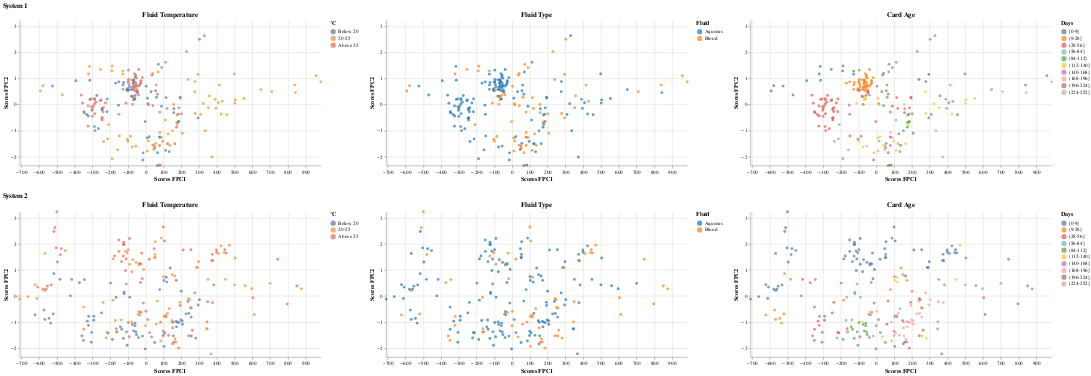

Notebook code for this chart:
### Markdown cell above
### System 1 versus System 2: Sensor A - Cal Window

### Code cell
pc_scores_s1_A_cal_window, pc_scores_s2_A_cal_window,fpca_s1_A_cal_window,fpca_s2_A_cal_window = fpca_two_inputs(A1_cal_window_combine_balanced.iloc[:,:-6], A2_cal_window_combine_balanced.iloc[:,:-6], color_fpc1_s1='tab:blue', color_fpc2_s1='tab:cyan', color_fpc1_s2='tab:orange', color_fpc2_s2='gold')
print("--------------------------------------------------- Bootstrap -------------------------------------------------------------------------------------------")
ac1, ac2 = bootstrap(A1_cal_window_combine_balanced, A2_cal_window_combine_balanced,"A","cal_window",features="FluidTempBin")
print("--------------------------------------------------- PCA Scores -------------------------------------------------------------------------------------------")
create_pc_scores_plots(pc_scores_s1_A_cal_window, pc_scores_s2_A_cal_window, A1_cal_window_combine_balanced, A2_cal_window_combine_balanced,features="FluidTempBin")

### Figure 1 — Vega-Lite specification as saved in the notebook (floating-point values rounded to 4 significant figures; data arrays with more than 128 entries replaced by an {"elided": "..."} marker saying what was removed)
{"config": {"view": {"continuousWidth": 300, "continuousHeight": 300, "stroke": null}}, "vconcat": [{"hconcat": [{"mark": {"type": "circle"}, "encoding": {"color": {"field": "FluidTempBin", "scale": {"domain": ["Below 20", "20-25", "Above 25"], "range": ["#4e79a7", "#f28e2b", "#e16759"]}, "sort": ["Below 20", "20-25", "Above 25"], "title": "°C", "type": "ordinal"}, "tooltip": [{"field": "TestID", "type": "quantitative"}, {"field": "PC1_Scores", "type": "quantitative"}, {"field": "PC2_Scores", "type": "quantitative"}, {"field": "FluidTempBin", "title": "Fluid Temperature", "type": "ordinal"}], "x": {"field": "PC1_Scores", "scale": {"domain": [-709.4, 985.5]}, "title": "Scores FPC1", "type": "quantitative"}, "y": {"field": "PC2_Scores", "scale": {"domain": [-2.339, 3.231]}, "title": "Scores FPC2", "type": "quantitative"}}, "height": 280, "title": "Fluid Temperature", "width": 580}, {"mark": {"type": "circle"}, "encoding": {"color": {"field": "FluidTypeBin", "scale": {"scheme": "category10"}, "title": "Fluid", "type": "nominal"}, "tooltip": [{"field": "TestID", "type": "quantitative"}, {"field": "PC1_Scores", "type": "quantitative"}, {"field": "PC2_Scores", "type": "quantitative"}, {"field": "FluidTypeBin", "title": "Fluid Type", "type": "nominal"}], "x": {"field": "PC1_Scores", "scale": {"domain": [-709.4, 985.5]}, "title": "Scores FPC1", "type": "quantitative"}, "y": {"field": "PC2_Scores", "scale": {"domain": [-2.339, 3.231]}, "title": "Scores FPC2", "type": "quantitative"}}, "height": 280, "title": "Fluid Type", "width": 580}, {"mark": {"type": "circle"}, "encoding": {"color": {"field": "CardAgeBin", "scale": {"scheme": "tableau10"}, "sort": ["[0-9]", "(9-28]", "(28-56]", "(56-84]", "(84-112]", "(112-140]", "(140-168]", "(168-196]", "(196-224]", "(224-252]"], "title": "Days", "type": "ordinal"}, "tooltip": [{"field": "TestID", "type": "quantitative"}, {"field": "PC1_Scores", "type": "quantitative"}, {"field": "PC2_Scores", "type": "quantitative"}, {"field": "CardAgeBin", "title": "Card Age", "type": "ordinal"}], "x": {"field": "PC1_Scores", "scale": {"domain": [-709.4, 985.5]}, "title": "Scores FPC1", "type": "quantitative"}, "y": {"field": "PC2_Scores", "scale": {"domain": [-2.339, 3.231]}, "title": "Scores FPC2", "type": "quantitative"}}, "height": 280, "title": "Card Age", "width": 580}], "data": {"name": "data-1ce89edd864575d1e4e03793294dfa10"}, "resolve": {"scale": {"color": "independent"}}, "title": "System 1"}, {"hconcat": [{"mark": {"type": "circle"}, "encoding": {"color": {"field": "FluidTempBin", "scale": {"domain": ["Below 20", "20-25", "Above 25"], "range": ["#4e79a7", "#f28e2b", "#e16759"]}, "sort": ["Below 20", "20-25", "Above 25"], "title": "°C", "type": "ordinal"}, "tooltip": [{"field": "TestID", "type": "quantitative"}, {"field": "PC1_Scores", "type": "quantitative"}, {"field": "PC2_Scores", "type": "quantitative"}, {"field": "FluidTempBin", "title": "Fluid Temperature", "type": "ordinal"}], "x": {"field": "PC1_Scores", "scale": {"domain": [-709.4, 985.5]}, "title": "Scores FPC1", "type": "quantitative"}, "y": {"field": "PC2_Scores", "scale": {"domain": [-2.339, 3.231]}, "title": "Scores FPC2", "type": "quantitative"}}, "height": 280, "title": "Fluid Temperature", "width": 580}, {"mark": {"type": "circle"}, "encoding": {"color": {"field": "FluidTypeBin", "scale": {"scheme": "category10"}, "title": "Fluid", "type": "nominal"}, "tooltip": [{"field": "TestID", "type": "quantitative"}, {"field": "PC1_Scores", "type": "quantitative"}, {"field": "PC2_Scores", "type": "quantitative"}, {"field": "FluidTypeBin", "title": "Fluid Type", "type": "nominal"}], "x": {"field": "PC1_Scores", "scale": {"domain": [-709.4, 985.5]}, "title": "Scores FPC1", "type": "quantitative"}, "y": {"field": "PC2_Scores", "scale": {"domain": [-2.339, 3.231]}, "title": "Scores FPC2", "type": "quantitative"}}, "height": 280, "title": "Fluid Type", "width": 580}, {"mark": {"type": "circle"}, "encoding": {"color": {"field": "CardAgeBin", "scale": {"scheme": "tableau10"}, "sort": ["[0-9]", "(9-28]", "(28-56]", "(56-84]", "(84-112]", "(112-140]", "(140-168]", "(168-196]", "(196-224]", "(224-252]"], "title": "Days", "type": "ordinal"}, "tooltip": [{"field": "TestID", "type": "quantitative"}, {"field": "PC1_Scores", "type": "quantitative"}, {"field": "PC2_Scores", "type": "quantitative"}, {"field": "CardAgeBin", "title": "Card Age", "type": "ordinal"}], "x": {"field": "PC1_Scores", "scale": {"domain": [-709.4, 985.5]}, "title": "Scores FPC1", "type": "quantitative"}, "y": {"field": "PC2_Scores", "scale": {"domain": [-2.339, 3.231]}, "title": "Scores FPC2", "type": "quantitative"}}, "height": 280, "title": "Card Age", "width": 580}], "data": {"name": "data-908e3fc3bd30b794f5f14518a2fb6844"}, "resolve": {"scale": {"color": "independent"}}, "title": "System 2"}], "$schema": "https://vega.github.io/schema/vega-lite/v5.8.0.json", "datasets": {"data-1ce89edd864575d1e4e03793294dfa10": {"elided": "216 records"}, "data-908e3fc3bd30b794f5f14518a2fb6844": {"elided": "216 records"}}}
